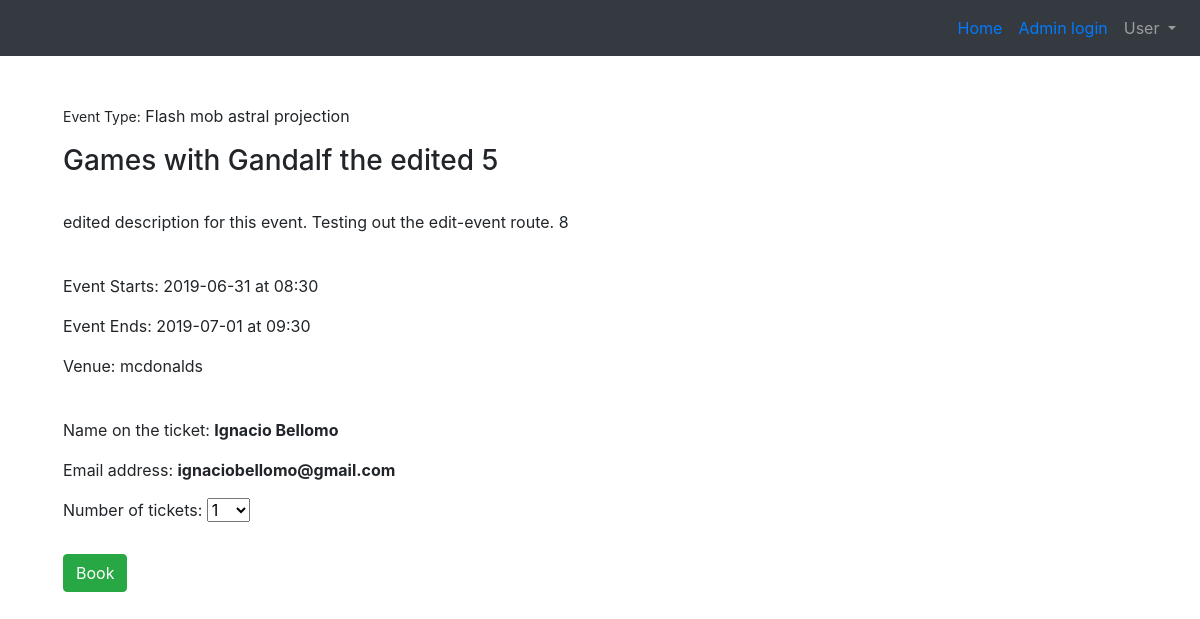
Before: /book/1 (signed in) with the older database file.
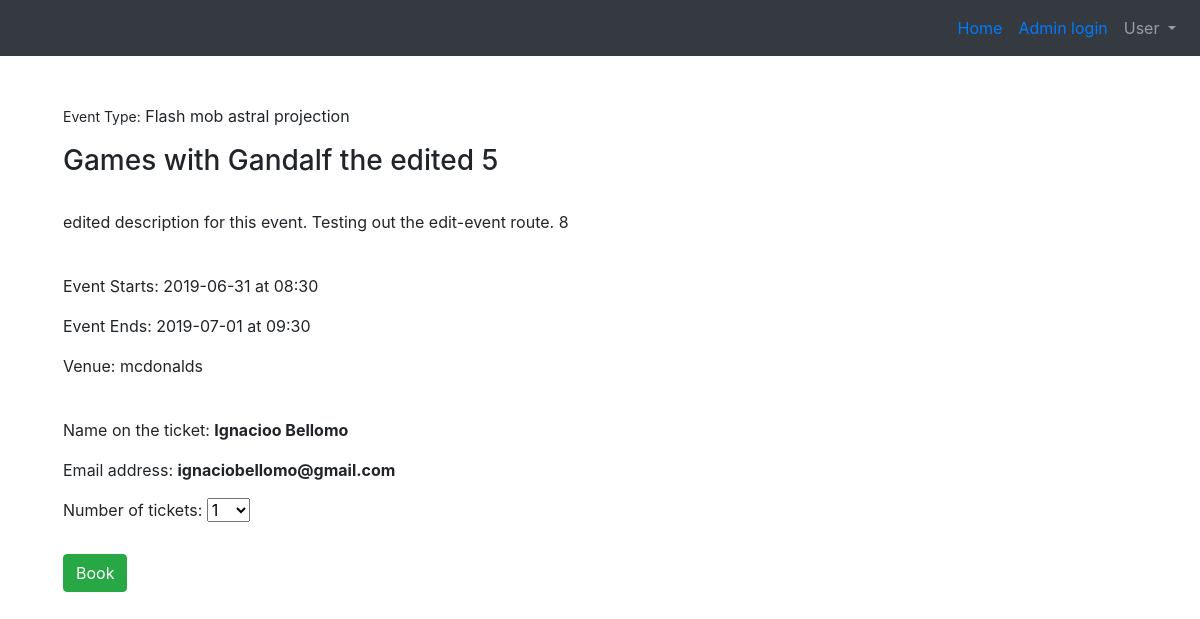
After: the same page with the newer database file.
### tables this page shows
CREATE TABLE 'users' ( userID INTEGER PRIMARY KEY AUTOINCREMENT NOT NULL, email VARCHAR NOT NULL, pwdHash VARCHAR NOT NULL, fName VARCHAR NOT NULL, lName VARCHAR NOT NULL);

### application.py (the view)
@app.route("/book/<eventID>", methods=["POST", "GET"])
@login_required
def book(eventID):
    if 'admin' in session.keys():
        return redirect("/admin")
    if request.method == "POST":
        if not request.form.get("tickets"):
            msg = "no tic"
            return render_template("error.html", msg=msg)
        if not eventID:
            msg = "no id"
            return render_template("error.html", msg=msg)
        else:
            db.execute(newTransaction, userID=session["user_id"], eventID=eventID, tickets=request.form.get("tickets"))
            db.execute(ticketSale, tic=request.form.get("tickets"), eventID=eventID)
            msg = "Success!"
            return render_template("confirmation.html", msg=msg)
    else:
        if not eventID:
            msg = "no id"
            return render_template("error.html", msg=msg)
        event = db.execute(eventQry, eventID=eventID)
        event = event[0]
        venue = db.execute(venueQry, venueID=event["venueID"])
        venue = venue[0]
        usr = db.execute(userQry, userID=session["user_id"])
        usr = usr[0]
        return render_template("booking.html", event=event, venue=venue, usr=usr)

### application.py (called while the page is built)
@app.after_request
def after_request(response):
    response.headers["Cache-Control"] = "no-cache, no-store, must-revalidate"
    response.headers["Expires"] = 0
    response.headers["Pragma"] = "no-cache"
    return response

### helpers.py (called while the page is built)
def login_required(f):
    @wraps(f)
    def decorated_function(*args, **kwargs):
        if session.get("user_id") is None:
            return redirect("/login")
        return f(*args, **kwargs)
    return decorated_function

### templates/booking.html (shortened to what this page needs)
{% extends "base.html" %}
{% block body %}
<div class="container" centered>
    <form action="{{ '/book/%s'%event.eventID|urlencode }}" method="post" name="book">
        <div class="form-group">
            <p><span style="font-size:14px">Event Type:</span> {{ event.type }}</p>
            <h3>{{event.eventName}}</h3><br>
            <p>{{event.description}}</p><br>
            <p>Event Starts: {{ event.startDate }} at {{ event.startTime }}</p>
            <p>Event Ends: {{ event.endDate }} at {{ event.endTime }}</p>
            <p>Venue: {{venue.venueName}}</p>
            <br>
            <p>Name on the ticket: <span><strong>{{usr.fName}} {{usr.lName}}</strong></span></p>
            <p>Email address: <span><strong>{{usr.email}}</strong></span></p>
        </div>
        <div class="form-box">
            <label for="numberTickets">Number of tickets: </label>
            <select name="tickets">
                {% for i in range(event.ticketsLeft) %}
                <option value="{{i+1}}">{{i + 1}}</option>
                {% endfor %}
            </select>
        </div><br>
        <div class="form-box">
            <button class="btn btn-success" type="submit" id="post">Book</button>
        </div>
    </form>
</div>
{%endblock %}

Changed rows visible on the page:
changed users "Bellomo": fName "Ignacio" → "Ignacioo"
